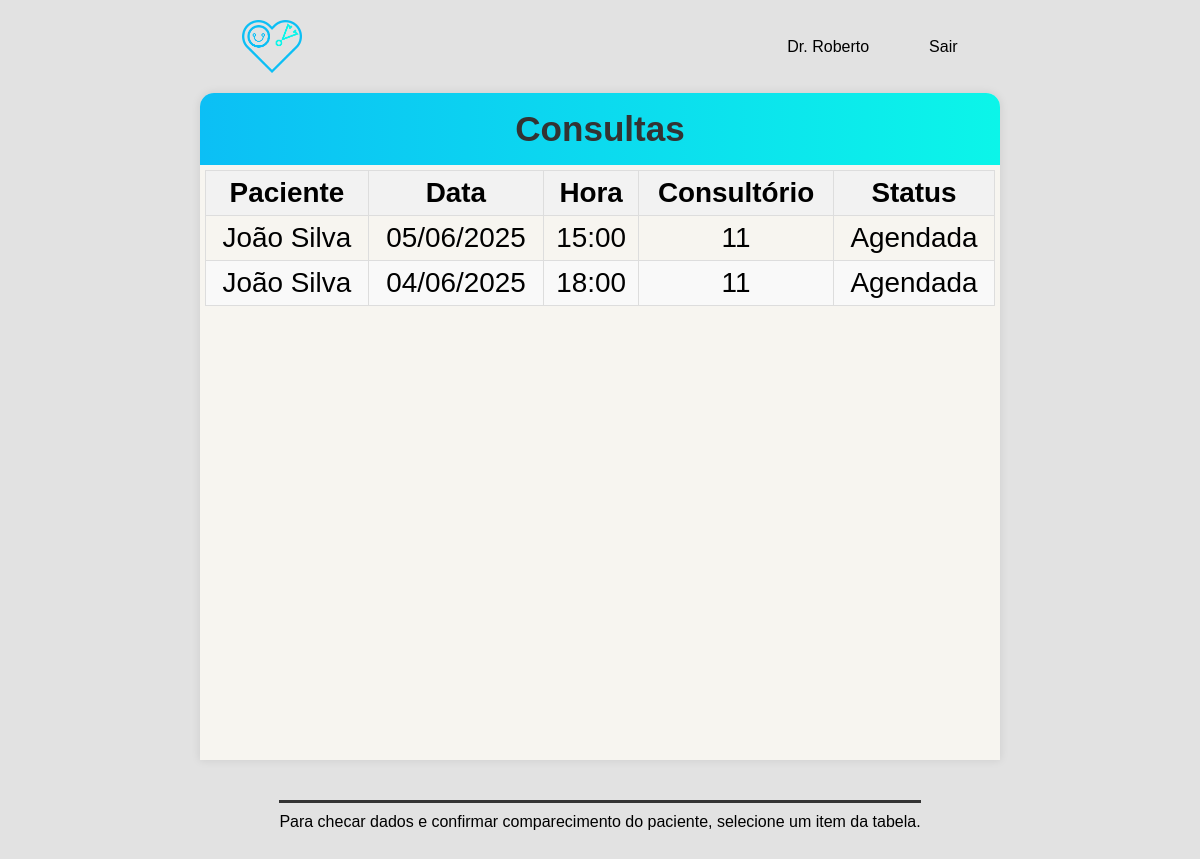
The page /plataforma_medico/ (signed in) on the database its author committed.
### core/models.py (models this page shows, shortened)
class Medico(models.Model):
    nome = models.CharField(max_length=255, null=True, blank=True)
    crm = models.CharField(max_length=11, unique=True, null=True, blank=True)
    senha = models.CharField(max_length=128, null=True, blank=True)
    especialidade = models.CharField(max_length=128, null=True, blank=True)
    consultorio = models.CharField(max_length=10, null=True)

class Consulta(models.Model):
    status_escolhas = [('aguardando', 'Aguardando'),('agendada', 'Agendada'),('confirmada', 'Na unidade'),('compareceu', 'Compareceu'),('naocompareceu', 'Não compareceu')]
    status_retorno = [('retorno', 'Paciente retornando'), ('primeira_consulta', 'Primeira consulta do paciente')]
    paciente = models.ForeignKey(Paciente, on_delete=models.SET_NULL, null=True, blank=True)
    medico = models.ForeignKey(Medico, on_delete=models.CASCADE)
    data = models.DateField()
    hora = models.TimeField()
    local = models.CharField(max_length=255)
    endereco = models.CharField(max_length=255)
    status = models.CharField(max_length=20, choices=status_escolhas, default='agendada')
    retorno_ou_primeira_consulta = models.CharField(max_length=20, choices=status_retorno, default='primeira_consulta')

class Paciente(models.Model):
    nome = models.CharField(max_length=255, null=True, blank=True)
    cpf = models.CharField(max_length=11, unique=True, null=True, blank=True)
    senha = models.CharField(max_length=128, null=True, blank=True)
    telefone = models.CharField(max_length=15, null=True, blank=True)
    email = models.EmailField(max_length=128, unique=True, null=True, blank=True)

### core/decorators.py (the view)
    def wrapper(request, *args, **kwargs):
        if 'medico_id' not in request.session:
            return redirect('recepcao')
        return view_func(request, *args, **kwargs)

### sus_medicos/views.py (called while the page is built)
@login_required_medico
def plataforma_medico(request):
    medico = get_object_or_404(Medico, id=request.session['medico_id'])
    consultas = Consulta.objects.filter(medico=medico,paciente__isnull=False
    ).exclude(status='compareceu').exclude(status='naocompareceu').order_by('-data', 'hora')
    return render(request, 'plataforma_medico.html', {'medico': medico,'consultas': consultas})

### sus_medicos/templates/plataforma_medico.html (shortened to what this page needs)
{% load static %}
<!DOCTYPE html>
<html lang="pt-BR">
<head>
    <link rel="stylesheet" href="{% static 'css/plataforma.css' %}?v=1.0">
</head>
<body>
    <header class="cabecalho">
        <img class="icon" src='{% static "images/coracao2.png" %}' alt="Ícone de coração">
        <nav class="menu">
            <a class="nome">{{ medico.nome }}</a>
            <a href="{% url 'logout_medico' %}"><button class="btnnav">Sair</button></a>
        </nav>
    </header>
    <main class="conteudo-tabela">
        <div class="tabela">
            <section class="Titulo">
                <h3>Consultas</h3>
            </section>
            <div class="table-container">
                <table>
                    <thead>
                        <tr>
                            <th>Paciente</th>
                            <th>Data</th>
                            <th>Hora</th>
                            <th>Consultório</th>
                            <th>Status</th>
                        </tr>
                    </thead>
                    <tbody>
                        {% for i in consultas %}
                        <tr onclick="window.location.href='{% url 'consulta_medico' i.id %}'" style="cursor: pointer;">
                            <td>{{ i.paciente.nome }}</td>
                            <td>{{ i.data|date:"d/m/Y" }}</td>
                            <td>{{ i.hora|time:"H:i" }}</td>
                            <td>{{ i.medico.consultorio }}</td>
                            <td>{{ i.get_status_display }}</td>
                        </tr>
                        {% empty %}
                            <tr>
                                <td colspan="5">Nenhuma consulta marcada.</td>
                            </tr>
                        {% endfor %}
                    </tbody>
                </table>
            </div>
        </div>
    </main>
    <footer class="rodape">
        <p>Para checar dados e confirmar comparecimento do paciente, selecione um item da tabela.</p>
    </footer>
</body>
</html>

### core/static/css/plataforma.css (style rules this page uses)
* { box-sizing: border-box; margin: 0; padding: 0; font-family: Arial, sans-serif; }
body { background-color: #e2e2e2; }
.cabecalho { padding-bottom: 20px; padding-top: 20px; min-height: 10vh; display: flex; flex-direction: row; align-items: center; justify-content:space-around; }
.menu { display: flex; gap: 60px; flex-wrap: wrap; }
.icon { max-width: 60px; width: 8%; }
.btnnav { border: none; background-color: #e2e2e2; font-size: 16px; cursor: pointer; }
.Titulo { text-align: center; padding: 16px; background: linear-gradient(90deg, #0cbff5, #0cf5e9); font-size: 30px; color: #333; }
.conteudo-tabela { display: flex; flex-direction: column; align-items: center; }
.tabela { background-color: #f7f5f0; width: 95%; max-width: 800px; height: 100%; max-height: 70vh; min-height: 667px; border-top-right-radius: 14px; border-top-left-radius: 14px; box-shadow: 0px 0 10px rgba(0, 0, 0, 0.1); overflow: hidden; }
.table-container { max-height: 595px; overflow-y: auto; padding: 5px; }
table { width: 100%; border-collapse: collapse; }
th, td { font-size: 3.2vmin; border: 1px solid #ddd; padding: 6px; text-align: center; }
th { background-color: #f2f2f2; }
tr:nth-child(even) { background-color: #f9f9f9; }
.rodape { margin-bottom: 40px; margin-top: 40px; display: flex; flex-direction: column; align-items: center; }
p { text-align: center; margin-left: 15px; margin-right: 15px; border-top: 3px solid #333; padding-top: 10px; visibility: visible; }

### rows shown on the page
Medico: nome "Dr. Roberto"
Consulta: paciente.nome "João Silva", data "05/06/2025", hora "15:00", medico.consultorio "11", status "Agendada"
Consulta: paciente.nome "João Silva", data "04/06/2025", hora "18:00", medico.consultorio "11", status "Agendada"
